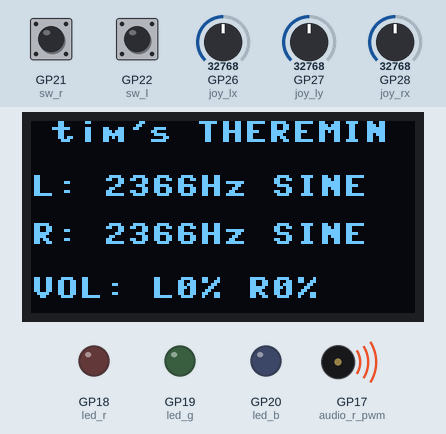
This program was run on a simulated Raspberry Pi Pico running MicroPython. Parts: 128×64 one-colour display, output pins drawn as LEDs (lit = HIGH), buzzer (waves = sounding). The inputs (shaded band) are chosen by the test bench; at power-on: GP21 (sw_r) HIGH, GP22 (sw_l) HIGH, GP26 (joy_lx) = 32768, GP27 (joy_ly) = 32768, GP28 (joy_rx) = 32768 (analog values on the 0–65535 scale). The interpreter's speed is modelled, so counts of loop turns are approximate; threads take turns every 2 ms; library files of the repository ran but are not shown: ssd1306.py; what the program prints to the serial console is not drawn.

Above: at 1.2 s.
1.3 s: GP21 (sw_r) pulled LOW for 1 s
At 1.56 s:
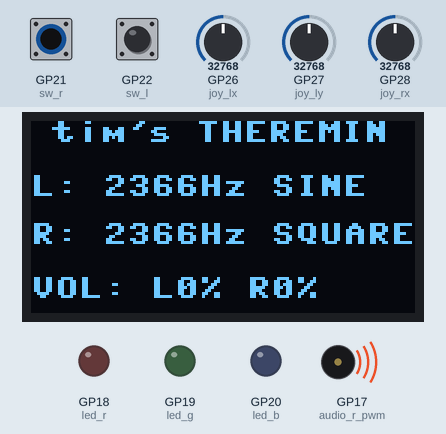
3.8 s: GP22 (sw_l) pulled LOW for 0.15 s
At 4.5 s:
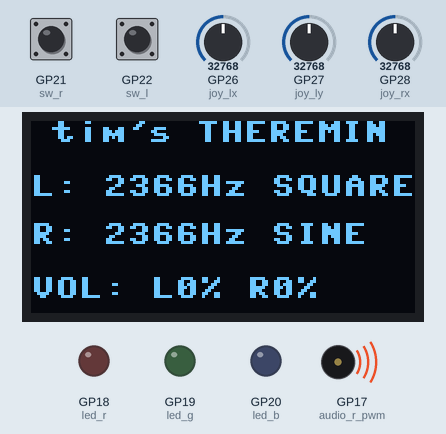
6.9 s: GP21 (sw_r) pulled LOW for 0.15 s
At 8.4 s:
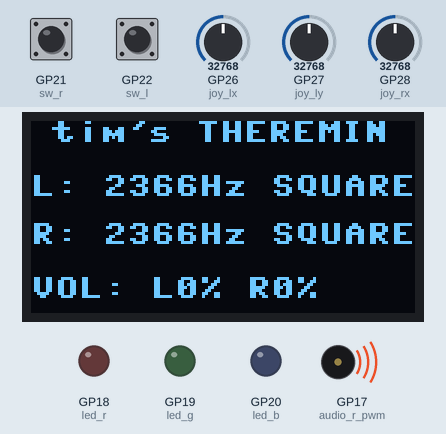
10.0 s: GP22 (sw_l) pulled LOW for 0.15 s
At 10.8 s:
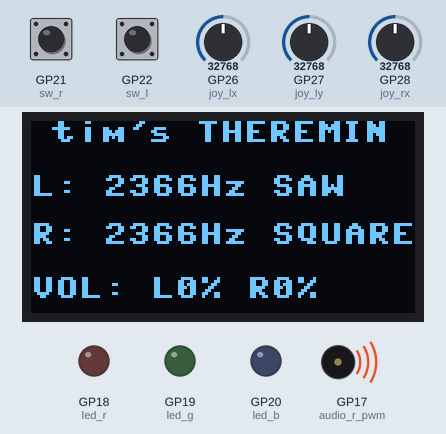
Timing chart, 0 to 12.6 s (numbered marks = the images above; inputs shaded):
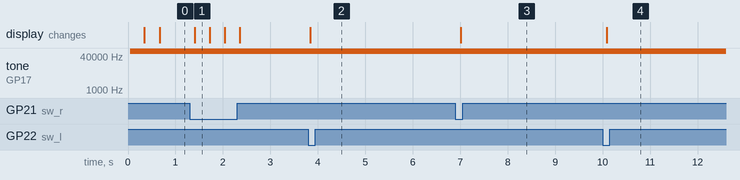

Measured:
- after the input at 1.3 s, the display: changes after 0.11 s (image 1)
- after the input at 3.8 s, the display: changes at once (image 2)
- after the input at 6.9 s, the display: changes after 0.11 s (image 3)
- after the input at 10.0 s, the display: changes after 0.08 s (image 4)

The program:

theremin25.py
```python
# **************************************************************************
# Project: Tim's Theremin (Lyttle reSearch Unified)
# File:    main.py
# Date:    2026-05-12
# Time:    11:45:00
# Compiled on: 2026-05-12 11:45:00
# Description: V26.1 - Pure Wavetable Engine (No Comping)
# **************************************************************************

import machine
import utime
import math
import _thread

# --- 1. CONFIGURATION ---
SAMPLE_RATE = 96000
MAX_VOICE_VOL = 32768
VOL_CURVE = 1.5
TABLE_SIZE = 1024

# --- 2. BOOT SEQUENCE & WAVETABLE GENERATION ---
print("\n" + "="*60)
print("PROJECT: TIM'S THEREMIN (V26.1)")
print("COMPILE DATE: 2026-05-12 11:45:00")
print(f"STATUS: GENERATING {TABLE_SIZE}pt SINE TABLE...")

SINE_TABLE = [math.sin(2 * math.pi * i / TABLE_SIZE) for i in range(TABLE_SIZE)]

print("STATUS: WAVETABLE READY. STARTING ENGINE...")
print("="*60 + "\n")

# --- 3. PIN MAPPING ---
i2c = machine.I2C(0, sda=machine.Pin(4), scl=machine.Pin(5), freq=400000)
audio_l_pwm = machine.PWM(machine.Pin(16)); audio_r_pwm = machine.PWM(machine.Pin(17))

led_r = machine.PWM(machine.Pin(18))
led_g = machine.PWM(machine.Pin(19))
led_b = machine.PWM(machine.Pin(20))
for p in [led_r, led_g, led_b]: p.freq(1000)

joy_lx = machine.ADC(26); joy_ly = machine.ADC(27)
joy_rx = machine.ADC(28); joy_ry = machine.ADC(29)
sw_l = machine.Pin(22, machine.Pin.IN, machine.Pin.PULL_UP)
sw_r = machine.Pin(21, machine.Pin.IN, machine.Pin.PULL_UP)

# --- 4. SHARED STATE ---
state = {
    "f_l": 432.0, "f_r": 432.0,
    "v_l": 0.0,   "v_r": 0.0,
    "w_l": 0,     "w_r": 0,
    "smoothing": 0.32,
    "gate": 2500,
    "ready": False
}

# --- 5. AUDIO CORE WORKER (Wavetable Edition) ---
def audio_worker(shared_state, sine_table):
    l_out = machine.PWM(machine.Pin(16)); r_out = machine.PWM(machine.Pin(17))
    l_out.freq(1000000); r_out.freq(1000000)

    step_const = TABLE_SIZE / SAMPLE_RATE
    while not shared_state["ready"]: utime.sleep_ms(20)

    p_l = 0.0; p_r = 0.0

    while True:
        p_l = (p_l + (shared_state["f_l"] * step_const)) % TABLE_SIZE
        p_r = (p_r + (shared_state["f_r"] * step_const)) % TABLE_SIZE

        idx_l = int(p_l); idx_r = int(p_r)

        def get_sample(idx, p, w):
            if w == 1: return 0.9 if p < (TABLE_SIZE/2) else -0.9
            if w == 2: return (p / (TABLE_SIZE/2)) - 1.0
            if w == 3: return (abs((p / (TABLE_SIZE/2)) - 1.0) * 2.0) - 1.0
            return sine_table[idx]

        l_out.duty_u16(int(32768 + (get_sample(idx_l, p_l, shared_state["w_l"]) * shared_state["v_l"])))
        r_out.duty_u16(int(32768 + (get_sample(idx_r, p_r, shared_state["w_r"]) * shared_state["v_r"])))

_thread.start_new_thread(audio_worker, (state, SINE_TABLE))

# --- 6. HARDWARE INIT ---
HAS_OLED = False
try:
    import ssd1306
    oled = ssd1306.SSD1306_I2C(128, 64, i2c)
    HAS_OLED = True
except: pass

state["ready"] = True
last_sw_l_time = 0; last_sw_r_time = 0; last_display_update = 0

# --- 7. MAIN LOOP ---
while True:
    s = state["smoothing"]
    now = utime.ticks_ms()
    wave_names = ["SINE", "SQUARE", "SAW", "TRI"]

    # 1. Inputs
    raw_lx, raw_ly = joy_lx.read_u16(), joy_ly.read_u16()
    raw_rx, raw_ry = joy_rx.read_u16(), joy_ry.read_u16()

    # 2. Wave Cycling
    if sw_l.value() == 0 and utime.ticks_diff(now, last_sw_l_time) > 250:
        state["w_l"] = (state["w_l"] + 1) % 4
        last_sw_l_time = now
    if sw_r.value() == 0 and utime.ticks_diff(now, last_sw_r_time) > 250:
        state["w_r"] = (state["w_r"] + 1) % 4
        last_sw_r_time = now

    # 3. Frequency Math
    t_f_l = 108.0 * (pow(480.0, (raw_lx / 65535)))
    t_f_r = 108.0 * (pow(480.0, (raw_rx / 65535)))

    # 4. Volume Scaling (Normal logic without Frequency Compensation)
    dist_l, dist_r = abs(raw_ly - 32767), abs(raw_ry - 32767)
    range_max = 28000 - state["gate"]
    norm_l = min(1.0, max(0, (dist_l - state["gate"]) / range_max))
    norm_r = min(1.0, max(0, (dist_r - state["gate"]) / range_max))

    # Apply smoothed targets
    state["v_l"] = (state["v_l"] * (1-s)) + ((norm_l**VOL_CURVE) * MAX_VOICE_VOL * s)
    state["v_r"] = (state["v_r"] * (1-s)) + ((norm_r**VOL_CURVE) * MAX_VOICE_VOL * s)
    state["f_l"] = (state["f_l"] * (1-s)) + (t_f_l * s)
    state["f_r"] = (state["f_r"] * (1-s)) + (t_f_r * s)

    # 5. Visuals
    led_r.duty_u16(int((raw_lx / 65535) * norm_l * 65535))
    led_b.duty_u16(int((raw_rx / 65535) * norm_r * 65535))
    led_g.duty_u16(int(((norm_l + norm_r) / 2) * 65535))

    # 6. OLED
    if HAS_OLED and utime.ticks_diff(now, last_display_update) > 100:
        oled.fill(0)
        oled.text("tim's THEREMIN", 7, 0)
        oled.text(f"L: {int(state['f_l'])}Hz {wave_names[state['w_l']]}", 0, 18)
        oled.text(f"R: {int(state['f_r'])}Hz {wave_names[state['w_r']]}", 0, 34)
        oled.text(f"VOL: L{int(norm_l*100)}% R{int(norm_r*100)}%", 0, 52)
        oled.show()
        last_display_update = now

    utime.sleep(0.01)
```
